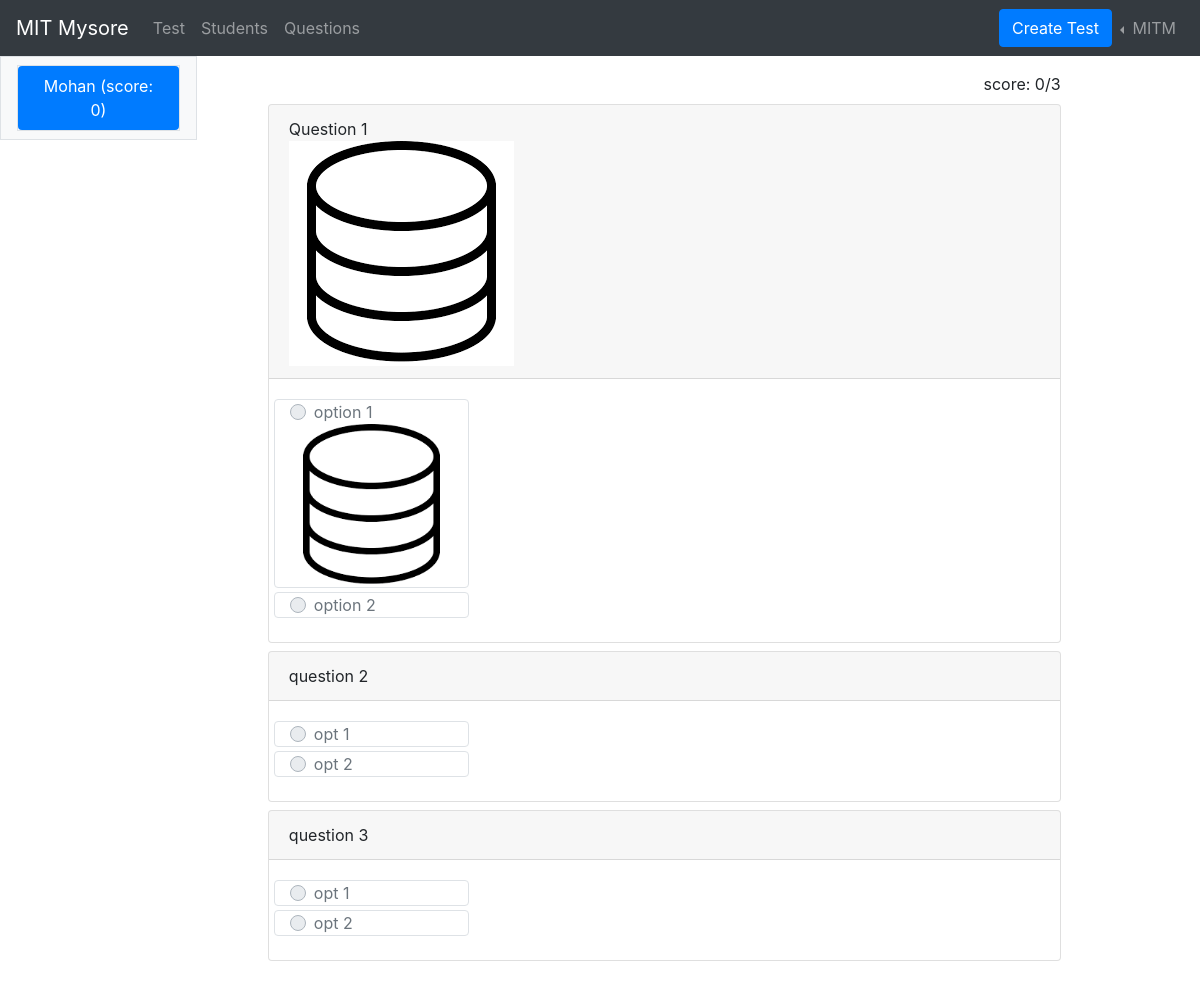
Screenshot of /test/i/result/5 (signed in) with the database file from the repository.
### users/models.py (models this page shows, shortened)
class Institute(models.Model):
    name = models.CharField(max_length=100)
    email = models.EmailField(unique=True)
    password = models.CharField(max_length=257)
    phone_number = models.CharField(max_length=20, unique=True)
    institute_code = models.CharField(
        max_length=20, default=random_code, unique=True)

class Student(models.Model):
    reg_no = models.CharField(max_length=20, blank=True, null=True)
    name = models.CharField(max_length=50, unique=True)
    email = models.EmailField(unique=True, blank=True, null=True)
    phone_number = models.CharField(max_length=20, unique=True)
    password = models.CharField(max_length=257)
    puc_college = models.CharField(max_length=200, blank=True, null=True)
    preffered_branch = models.CharField(max_length=100, blank=True, null=True)
    institute = models.ForeignKey(
        Institute, on_delete=models.CASCADE, related_name="students")

### questions/models.py (models this page shows, shortened)
class Question(models.Model):
    question = models.TextField()
    question_image = models.ImageField(upload_to='images/question/', null=True, blank=True)
    solution = models.TextField(null=True, blank=True)
    solution_image = models.ImageField(upload_to='images/solution/', null=True, blank=True)
    category = models.ForeignKey(CategoryLevel2, on_delete=models.SET_NULL, null=True, related_name="questions")
    created_on = models.DateField(auto_now=True)
    has_multiple_answers = models.BooleanField(default=False)

class Options(models.Model):
    question = models.ForeignKey('Question', on_delete=models.CASCADE, related_name='options')
    option = models.CharField(max_length=100)
    image = models.ImageField(upload_to='images/options/', null=True, blank=True)
    is_true = models.BooleanField(default=False)
    class Meta:
        unique_together = ['question', 'option']

### tests/views.py (the view)
# urls.py: path('i/result/<int:test_id>', views.resultInstitute),
def resultInstitute(request, test_id):
    if request.session.get('institute', False):
        email = request.session['institute']
        if Institute.objects.filter(email=email).exists():
            institute = Institute.objects.filter(email=email)[0]
            test = Test.objects.get(id=test_id)
            students = test.students.all()
            students_response = []
            for student in students:
                student_questions = StudentQuestion.objects.filter(student_test=student)
                questions = []
                score = 0
                total_questions = len(student_questions)
                for student_question in student_questions:
                    options = []
                    question_options = student_question.question_test.question.options.all()
                    student_options = student_question.option.all()
                    is_correct = False
                    for option in question_options:
                        is_marked = False
                        for student_option in student_options:
                            if option.id == student_option.option.id:
                                is_marked = True
                                if option.is_true:
                                    is_correct = True
                        options.append({
                            "option": option,
                            "is_marked": is_marked
                        })
                    if is_correct:
                        score += 1
                    questions.append({
                        "question": student_question.question_test.question,
                        "options": options,
                        "is_correct": is_correct
                    })
                students_response.append({
                    "student": student.student,
                    "questions": questions,
                    "score": score,
                    "total_questions": total_questions
                })
            response_obj = {"institute": institute, "students": students_response}
            return render(request, "test_results_institute.html", response_obj)
        else:
            return redirect('/log-in')
    else:
        return redirect('/log-in')

### templates/test_results_institute.html (shortened to what this page needs)
{% extends "nav_institute.html" %} {% block content %}
<link rel="stylesheet" href="https://cdnjs.cloudflare.com/ajax/libs/font-awesome/4.7.0/css/font-awesome.min.css">
<div class="container-fluid">
    <div class="row mr-lg-1">
        <div class="col-12 col-md-3 col-xl-2 p-0" id="sideNav">
            <nav class="navbar navbar-expand-md navbar-light bg-light border">
                <div class="collapse navbar-collapse border" id="sideNavQuestions">
                    <ul class="w-100 nav nav-pills nav-justified flex-column">
                        {% for student in students %}
                        <li class="nav-item">
                            <a class="nav-link {% if forloop.first %}active{% endif %}" data-toggle="tab"
                                href="#student{{student.student.id}}">{{ student.student.name }}
                                (score: {{student.score}})</a>
                        </li>
                        {% endfor %}
                    </ul>
                </div>
            </nav>
        </div>
        <main class="col-12 col-md-9 col-xl-9 py-md-3 pl-md-5 bd-content mx-2">
            <div class="tab-content">
                {% for student in students %}
                <div class="tab-pane container {% if forloop.first %}active{% endif %}"
                    id="student{{student.student.id}}">
                    <div class="row mb-2 mt-0">
                        <div class="col-auto ml-auto">
                            score: {{student.score}}/{{student.total_questions}}
                        </div>
                    </div>
                    {% for question in student.questions %}
                    <div class="card mb-2 {% if question.is_correct %}border border-success{% endif %}">
                        <div class="card-header">
                            <div class="row">
                                <div class="col">
                                    {{question.question.question}}
                                    {% if question.question.question_image %}
                                    <img class="img-fluid" src="/uploads/{{question.question.question_image}}" alt="">
                                    {% endif %}
                                </div>
                                <div class="col-auto ml-auto">
                                </div>
                            </div>
                        </div>
                        <div class="card-body">
                            {% for option in question.options %}
                            <div class="row mb-1">
                                <div class="col-12 col-xl-3 border rounded">
                                    <div class="row">
                                        <div class="col-auto align-self-center">
                                            <div class="custom-control custom-radio">
                                                <label class="custom-control-label"
                                                    for="option{{question.question.id}}{{option.option.id}}">
                                                    {{option.option.option}}
                                                </label>
                                            </div>
                                        </div>
                                        {% if option.option.image %}
                                        <div class="col-auto">
                                            <img class="img-fluid" src="/uploads/{{option.option.image}}" alt="">
                                        </div>
                                        {% endif %}
                                    </div>
                                </div>
                            </div>
                            {% endfor %}
                        </div>
                    </div>
                    {% endfor %}
                </div>
                {% endfor %}
            </div>
        </main>
    </div>
</div>
{% endblock %}

### templates/nav_institute.html (shortened to what this page needs)
<!DOCTYPE html>
<html lang="en">
<head>
  <link rel="stylesheet" href="https://maxcdn.bootstrapcdn.com/bootstrap/4.5.0/css/bootstrap.min.css" />
</head>
<body>
  <nav class="navbar navbar-expand-sm bg-dark navbar-dark">
    <a class="navbar-brand" href="/">MIT Mysore</a>
    <div class="collapse navbar-collapse" id="collapsibleNavbar">
      <ul class="navbar-nav mr-auto">
        <li class="nav-item">
          <a class="nav-link" href="/test/i/test-list">Test</a>
        </li>
        <li class="nav-item">
          <a class="nav-link" href="/i/student-list">Students</a>
        </li>
        <li class="nav-item">
          <a class="nav-link" href="/test/i/question-list">Questions</a>
        </li>
      </ul>
      <a class="btn btn-primary" href="/test/i/create-test">
        Create Test
      </a>
      <ul class="navbar-nav">
        <li class="nav-item dropdown dropleft">
          <a class="nav-link dropdown-toggle" href="#" id="navbardrop" data-toggle="dropdown">
            {{institute.name}}
          </a>
        </li>
      </ul>
    </div>
  </nav>
  {% block content %} {% endblock %}
</body>
</html>

### rows the page displays
Institute: name "MITM"
Student: student.name "Mohan", score "0", total_questions "3"
Question: question.question "Question 1", question.question_image (picture)
Options: option.option "option 1", option.image (picture)
Options: option.option "option 2"
Question: question.question "question 2"
Options: option.option "opt 1"
Options: option.option "opt 2"
Question: question.question "question 3"
Options: option.option "opt 1"
Options: option.option "opt 2"
